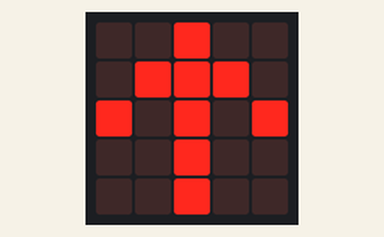
The program below on a simulated BBC micro:bit (MakeCode). Shown: the board's 5×5 LED display.

Above: at 0.2 s.
At 0.8 s:
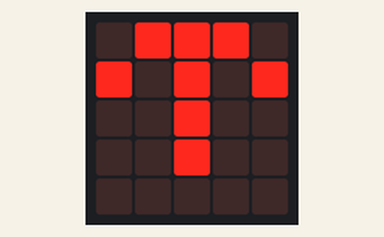
At 1.4 s:
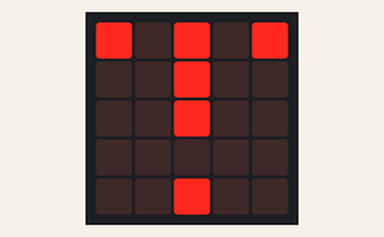
At 2.0 s:
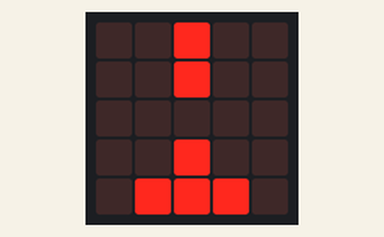
At 2.6 s:
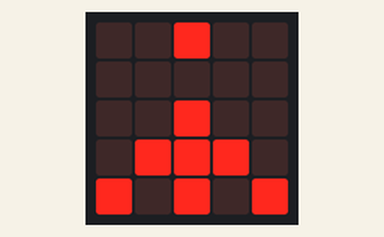
At 3.2 s:
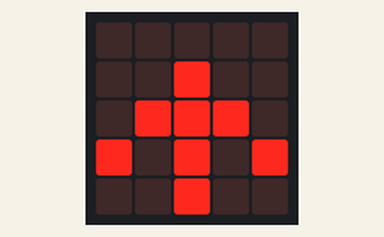

Measured:
- by itself, everything shown: repeats every 3.6 s, in 6 steps
- what the display in image 0 shows lasts 0.6 s, from 0.1 s to 0.7 s

The program:

main.ts
```typescript
basic.forever(function () {
    basic.pause(100)
    basic.showLeds(`
        . . # . .
        . # # # .
        # . # . #
        . . # . .
        . . # . .
        `)
    basic.pause(200)
    basic.showLeds(`
        . # # # .
        # . # . #
        . . # . .
        . . # . .
        . . . . .
        `)
    basic.pause(200)
    basic.showLeds(`
        # . # . #
        . . # . .
        . . # . .
        . . . . .
        . . # . .
        `)
    basic.pause(200)
    basic.showLeds(`
        . . # . .
        . . # . .
        . . . . .
        . . # . .
        . # # # .
        `)
    basic.pause(200)
    basic.showLeds(`
        . . # . .
        . . . . .
        . . # . .
        . # # # .
        # . # . #
        `)
    basic.pause(200)
    basic.showLeds(`
        . . . . .
        . . # . .
        . # # # .
        # . # . #
        . . # . .
        `)
    basic.pause(200)
    basic.showLeds(`
        . . # . .
        . # # # .
        # . # . #
        . . # . .
        . . # . .
        `)
    basic.pause(200)
    basic.showLeds(`
        . # # # .
        # . # . #
        . . # . .
        . . # . .
        . . . . .
        `)
    basic.pause(200)
    basic.showLeds(`
        # . # . #
        . . # . .
        . . # . .
        . . . . .
        . . # . .
        `)
    basic.pause(200)
    basic.showLeds(`
        . . # . .
        . . # . .
        . . . . .
        . . # . .
        . # # # .
        `)
    basic.pause(200)
    basic.showLeds(`
        . . # . .
        . . . . .
        . . # . .
        . # # # .
        # . # . #
        `)
    basic.pause(200)
    basic.showLeds(`
        . . . . .
        . . # . .
        . # # # .
        # . # . #
        . . # . .
        `)
    basic.pause(100)
})
```

test.ts
```typescript
// les tests vont ici ; cela ne sera pas compilé si ce paquet est utilisé en tant qu'extension.
```
